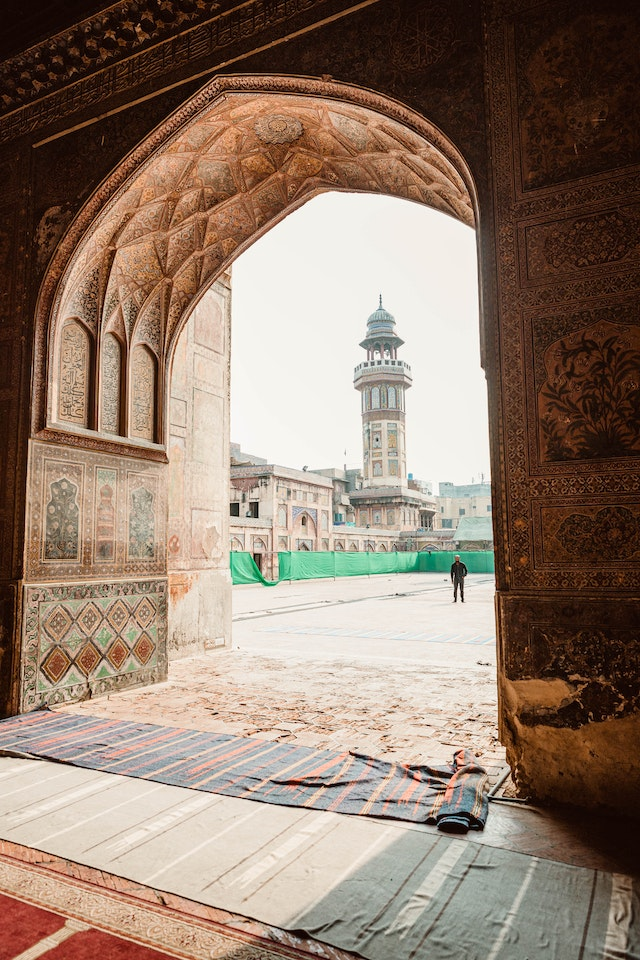
#> input picture Week2/Lab1/environment/local-script/source/image01.jpg, 640 x 960 px; its folder holds only this picture in this run
$ python main.py
#> lines starting #> are read from the running program, lines starting #| are printed output that depends on the picture
"Build a grid from the files in a source folder"
import glob
import math
from PIL import Image

tile_size = 100
source_images = glob.glob('source/*.jpg')
image_count = len(source_images)

# calc the height, width of the grid
tiles_width = math.floor(math.sqrt(image_count))
tiles_height = math.ceil(image_count / tiles_width)

print(
    f"Converting: {image_count} source images.\n\n Creating: {tiles_width} x {tiles_height} grid.")

destination_image = Image.new(mode="RGB", size=(
    tiles_width * tile_size, tiles_height * tile_size))
#> destination_image: PIL image 100x100 RGB; every value is 0
for y in range(tiles_height):
    for x in range(tiles_width):
        if source_images:
            filename = source_images.pop()
            with open(filename, 'rb') as fd:
                img = Image.open(fd)
#> img is the input picture: PIL image 640x960 RGB; mean R, G, B 145.7, 125.2, 110
                img_width = img.size[0]
#> img_width = 640
                img_height = img.size[1]
#> img_height = 960
                # crop the image to a square the length of
                # the shorted side
                crop_square = min(img.size)
#> crop_square = 640
                img = img.crop(((img_width - crop_square) // 2,
                                (img_height - crop_square) // 2,
                                (img_width + crop_square) // 2,
                                (img_height + crop_square) // 2))
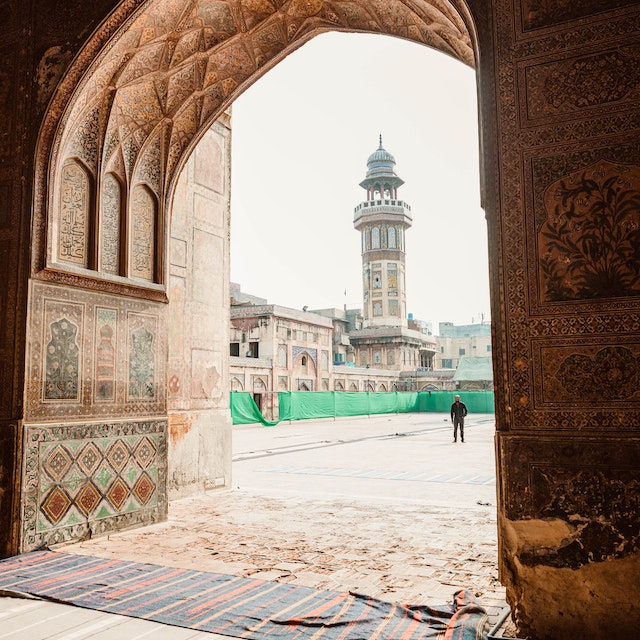
#> img: PIL image 640x640 RGB; mean R, G, B 159.7, 140.1, 124.2
                img = img.resize((tile_size, tile_size))
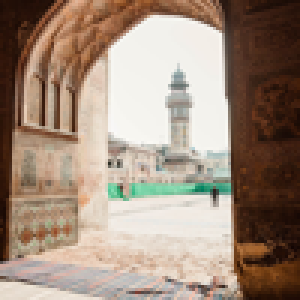
#> img: PIL image 100x100 RGB (shown 3 times larger); mean R, G, B 159.8, 140.1, 124.2
                # draw the image onto the destination grid
                destination_image.paste(img, (x*tile_size, y*tile_size))

# save the output image
destination_image.save("destination/grid.jpg")

$ run again, on Week2/Lab1/environment/local-script/source/image05.jpg
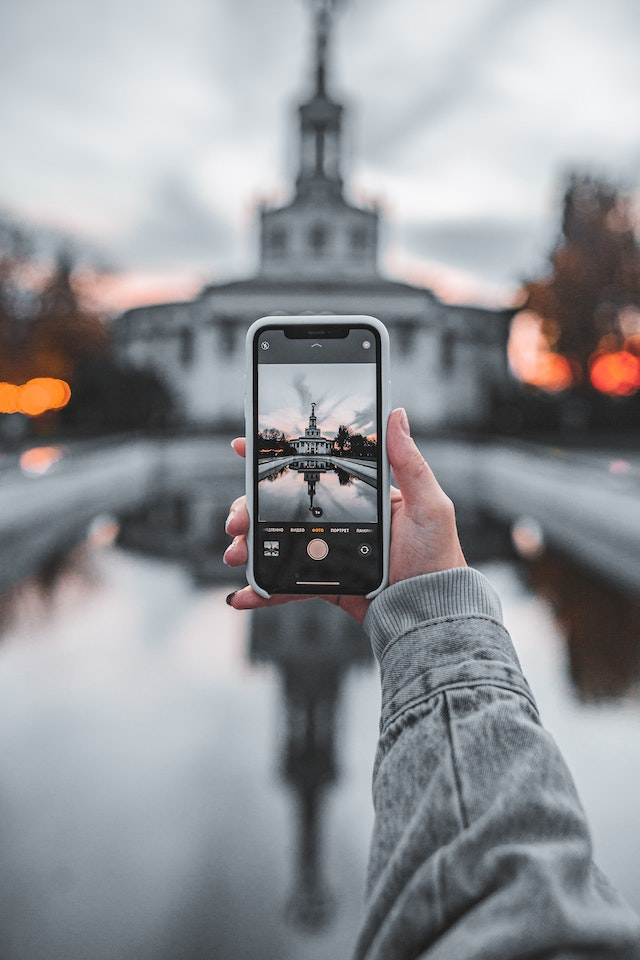
#> input picture Week2/Lab1/environment/local-script/source/image05.jpg, 640 x 960 px
#> destination_image: PIL image 100x100 RGB; every value is 0
#> img is the input picture: PIL image 640x960 RGB; mean R, G, B 146.2, 147.7, 151.3
#> `img = img.crop(((img_width - crop_square) // 2, (img_height - crop_squ..`:
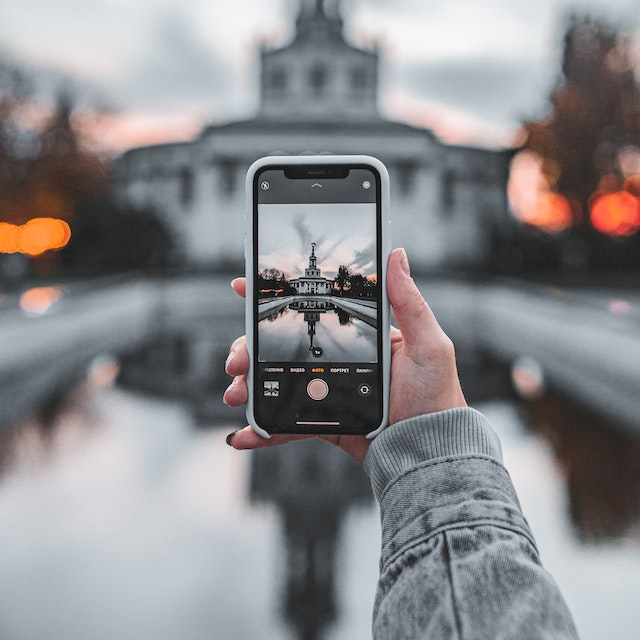
#> img: PIL image 640x640 RGB; mean R, G, B 138.1, 137.1, 139.8
#> `img = img.resize((tile_size, tile_size))`:
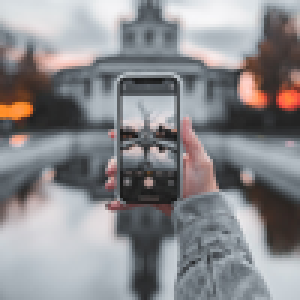
#> img: PIL image 100x100 RGB (shown 3 times larger); mean R, G, B 138.1, 137.1, 139.8

$ run again, on Week2/Lab1/environment/local-script/source/image06.jpg
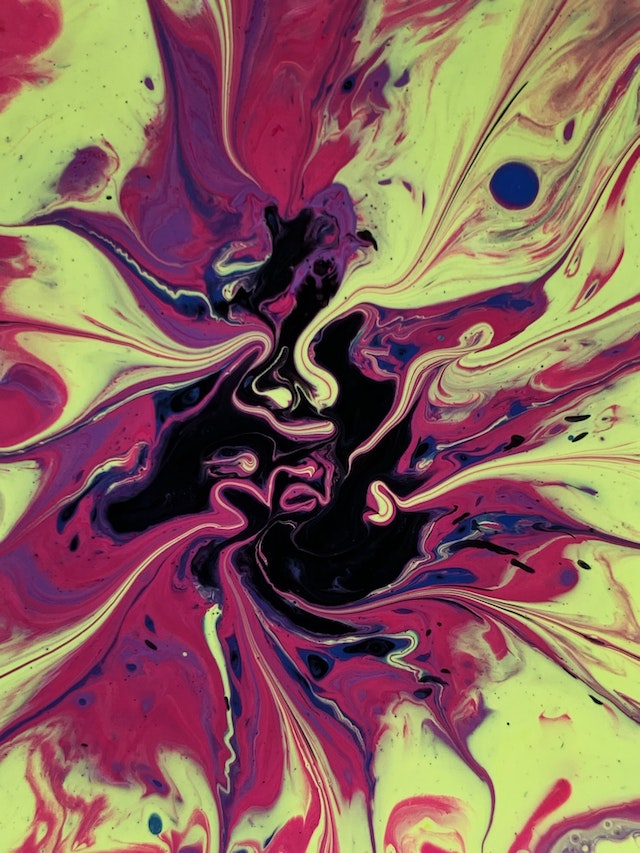
#> input picture Week2/Lab1/environment/local-script/source/image06.jpg, 640 x 853 px
#> destination_image: PIL image 100x100 RGB; every value is 0
#> img is the input picture: PIL image 640x853 RGB; mean R, G, B 137.8, 101, 91.7
#> `img = img.crop(((img_width - crop_square) // 2, (img_height - crop_squ..`:
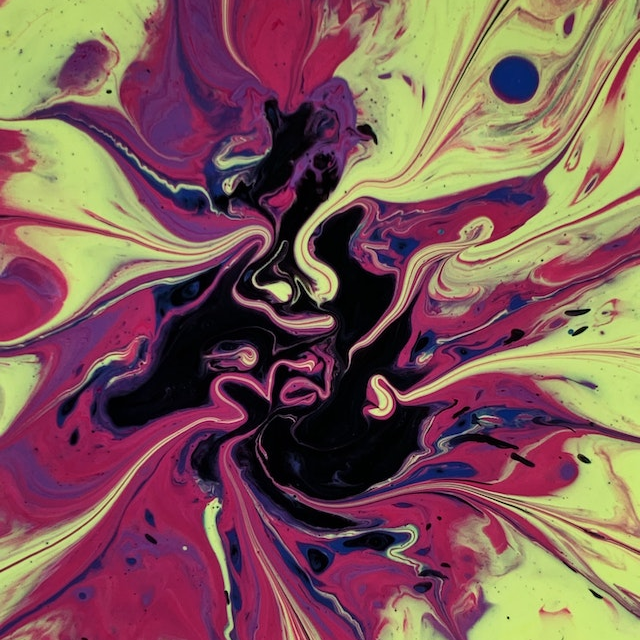
#> img: PIL image 640x640 RGB; mean R, G, B 128.5, 91, 88
#> `img = img.resize((tile_size, tile_size))`:
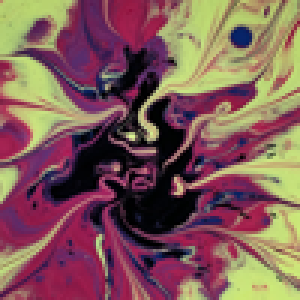
#> img: PIL image 100x100 RGB (shown 3 times larger); mean R, G, B 128.5, 91, 88

$ run again, on Week2/Lab1/environment/local-script/source/image02.jpg
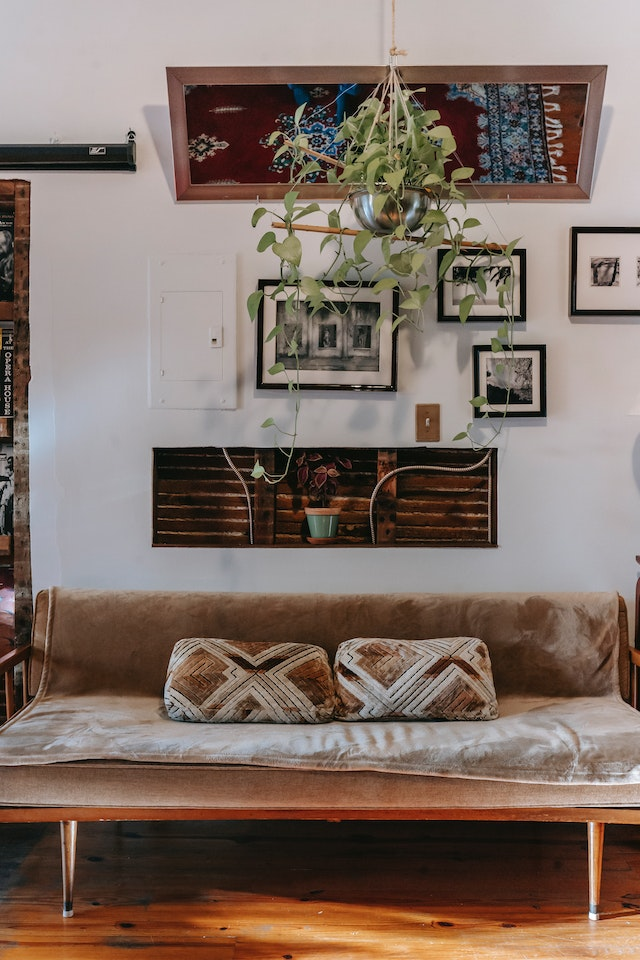
#> input picture Week2/Lab1/environment/local-script/source/image02.jpg, 640 x 960 px
#> destination_image: PIL image 100x100 RGB; every value is 0
#> img is the input picture: PIL image 640x960 RGB; mean R, G, B 129.2, 112.1, 102.5
#> `img = img.crop(((img_width - crop_square) // 2, (img_height - crop_squ..`:
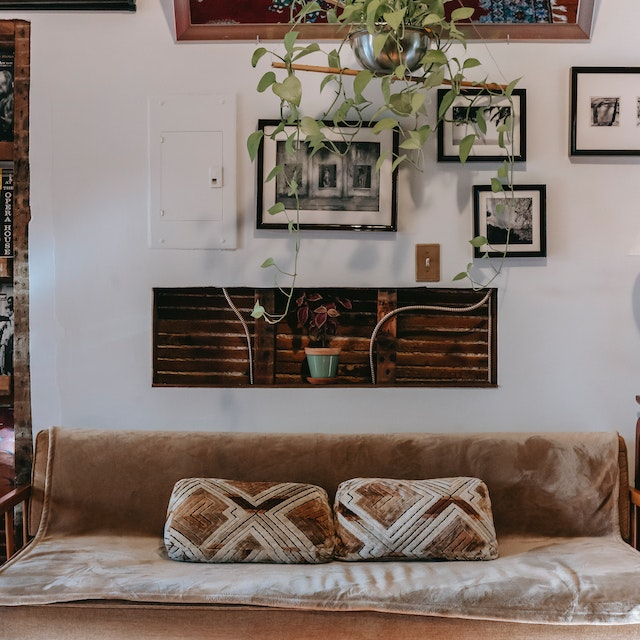
#> img: PIL image 640x640 RGB; mean R, G, B 131, 118.2, 110.5
#> `img = img.resize((tile_size, tile_size))`:
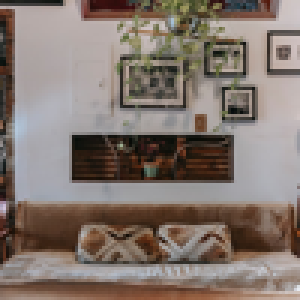
#> img: PIL image 100x100 RGB (shown 3 times larger); mean R, G, B 131, 118.2, 110.5
